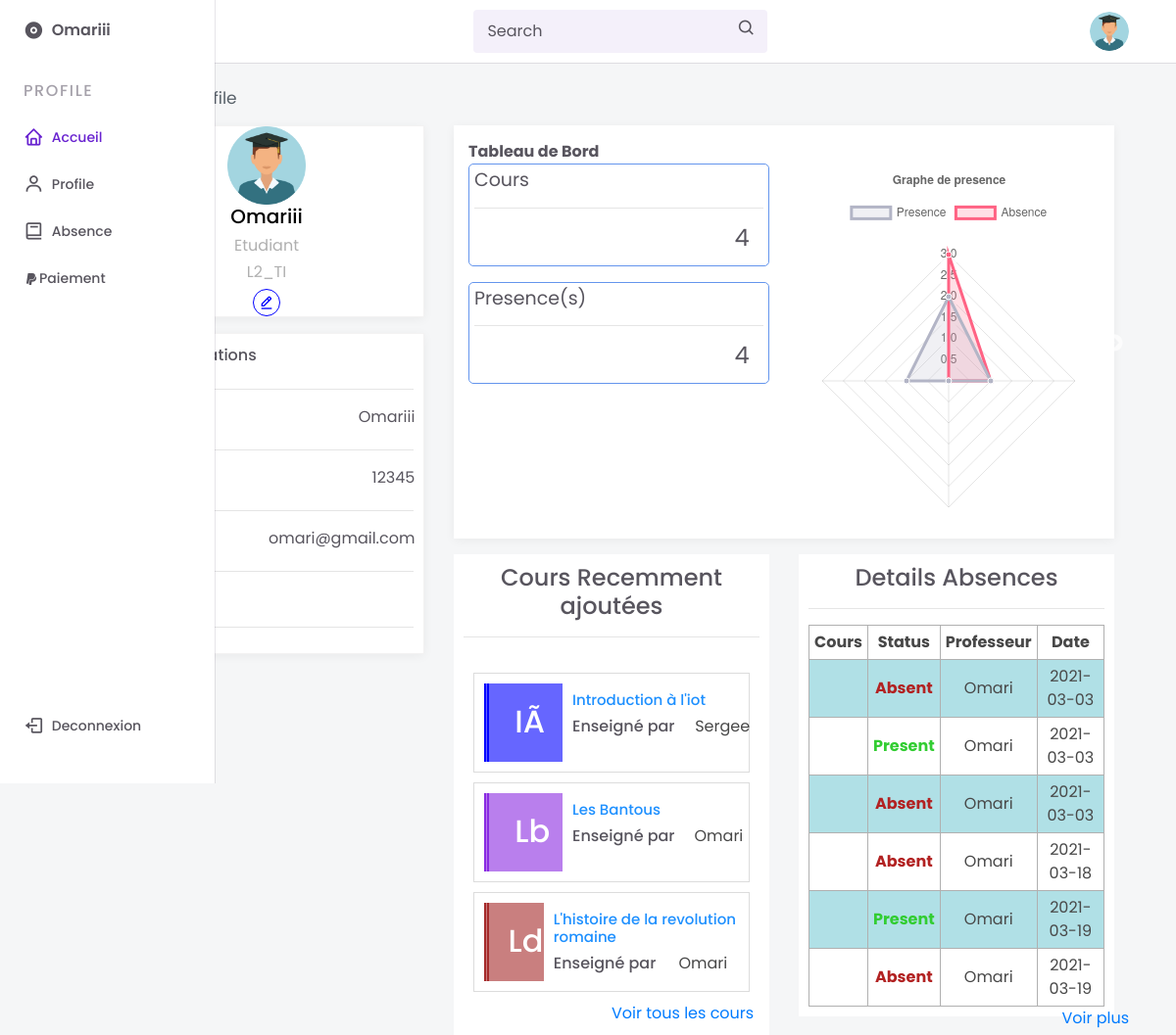
The page /profile.php (signed in) on the database its author committed.
### tables this page shows
CREATE TABLE `tbl_student` (
  `student_id` int(11) NOT NULL,
  `student_name` varchar(255) NOT NULL,
  `student_mail` varchar(255) NOT NULL,
  `student_addresse` varchar(250) NOT NULL,
  `student_password` varchar(250) NOT NULL,
  `student_roll_number` int(11) NOT NULL,
  `student_dob` date NOT NULL,
  `student_grade_id` int(11) NOT NULL,
  `absence` int(11) NOT NULL
);

CREATE TABLE `tbl_grade` (
  `grade_id` int(11) NOT NULL,
  `grade_name` varchar(255) NOT NULL
);

CREATE TABLE `tbl_matiere` (
  `id_matiere` int(11) NOT NULL,
  `matiere` varchar(255) NOT NULL,
  `id_prof` int(11) NOT NULL,
  `grade_id` int(11) NOT NULL,
  `avatar` text NOT NULL
);

CREATE TABLE `tbl_section` (
  `section_id` int(11) NOT NULL,
  `section_name` varchar(250) NOT NULL,
  `id_prof` int(11) NOT NULL,
  `id_matiere` int(11) NOT NULL
);

CREATE TABLE `tbl_teacher` (
  `teacher_id` int(11) NOT NULL,
  `teacher_name` varchar(255) NOT NULL,
  `teacher_address` varchar(150) NOT NULL,
  `teacher_emailid` varchar(150) NOT NULL,
  `teacher_password` varchar(150) NOT NULL,
  `teacher_qualification` varchar(100) NOT NULL,
  `teacher_doj` date NOT NULL,
  `teacher_image` text NOT NULL,
  `teacher_grade_id` int(11) NOT NULL
);

CREATE TABLE `tbl_attendance` (
  `attendance_id` int(11) NOT NULL,
  `student_id` int(11) NOT NULL,
  `attendance_status` varchar(100) NOT NULL,
  `attendance_date` date NOT NULL,
  `teacher_id` int(11) NOT NULL,
  `matiere_id` int(11) NOT NULL
);

### profile.php (the view, shortened to what the rows shown need)
<?php
include('pages/datauser.php');
?>
<div class="container">
    <div class="row">
        <div class="col-md-4">
            <div class="card__student">
                <center> <h5 style="color:black"><?=ucfirst($fetch1['student_name'])?></h5>
                    <h6 class="Others_Student">Etudiant</h6>
                    <h6 class="Others_Student"> <?=Get_student_grade_name($connect,$_SESSION['student_id'])?></h6>
                    <i class='bx bx-edit-alt' id="Index_Student_Custom" data-iduser="<?=$_SESSION['student_id']?>"></i>
                </center>
            </div>
        <?php include('pages/portofolio.php')?>
        </div>
        <div class="col-md-8">
            <div class="row">
                <div class="col-md-6">
                    <div class="others__courses">
                        <?php include('pages/recently_add.php')?>
                    </div>
                </div>
                <div class="col-md-6">
                    <div class="teacher__courses">
                        <table id="monTableau">
                                <thead>
                                    <tr class="notThis">
                                        <th>Cours</th>
                                        <th>Status</th>
                                        <th>Professeur</th>
                                        <th>Date</th>
                                    </tr>
                                </thead>
                                <tbody>
                                <?php foreach($attendance_fetch as $row_list){
                                        ?>
                                        <tr>
                                            <td><?=ucfirst($row_list['nom_matiere'])?></td>
                                            <?php if($row_list['attendance_status']=='Present'){
                                            ?>
                                            <td style="color:#32CD32;font-weight:bold;"><?=ucfirst($row_list['attendance_status'])?></td>
                                            <?php
                                            }else{
                                            ?>
                                            <td style="color:#B22222;font-weight:bold;"><?=ucfirst($row_list['attendance_status'])?></td>
                                            <?php
                                            }
                                            ?>
                                            <td><?=ucfirst($row_list['teacher_name'])?></td>
                                            <td><?=ucfirst($row_list['attendance_date'])?></td>
                                        </tr>
                                    <?php
                                    }
                                    ?>
                                </tbody>
                        </table>
                    </div>
                </div>
            </div>
        </div>
    </div>
</div>
<?php include('pages/chart.php')?>
</body>
</html>

### include/student/header.php (shortened to what the rows shown need)
<?php
    include('include/database_connection.php');
    $req1=$connect->prepare("SELECT * FROM tbl_student
     WHERE student_id =?");
    $req1->execute(array($_SESSION["student_id"]));
    $fetch1=$req1->fetch();
?>
<!doctype html>
<html lang="en">
  <head>
    <link rel="stylesheet" href="https://stackpath.bootstrapcdn.com/bootstrap/4.1.3/css/bootstrap.min.css">
    <link rel="stylesheet" href="https://cdn.jsdelivr.net/npm/boxicons@latest/css/boxicons.min.css">
       <link rel="stylesheet" href="https://use.fontawesome.com/releases/v5.7.2/css/all.css"
>
        <link rel="stylesheet" href="https://cdnjs.cloudflare.com/ajax/libs/bootstrap-datepicker/1.9.0/css/bootstrap-datepicker.min.css">
  <link rel="stylesheet" href="https://cdnjs.cloudflare.com/ajax/libs/jquery-modal/0.9.1/jquery.modal.min.css" />
         <link rel="stylesheet" href="font/font/flaticon.css">
         <link rel="stylesheet" href="public/css/style.css">
         <link rel="stylesheet" type="text/css" href="//cdn.jsdelivr.net/npm/slick-carousel@1.8.1/slick/slick.css"/>
         <link rel="stylesheet" type="text/css" href="//cdn.jsdelivr.net/npm/slick-carousel@1.8.1/slick/slick-theme.css"/>
</head>
  <body>
        <div class="nav" id="navbar">
            <nav class="nav__container">
                <div>
                    <a href="#" class="nav__link nav__logo">
                        <i class='bx bxs-disc nav__icon' ></i>
                        <span class="nav__logo-name"><?=ucfirst($fetch1['student_name'])?></span>
                    </a>
                </div>
            </nav>
        </div>

### pages/portofolio.php (shortened to what the rows shown need)
    <div class="student__information">
    <div class="student__profile__information">
        <div class="left__information">
           <h6><strong>Nom</strong></h6>
        </div>
        <div class="right__information">
            <?=ucfirst($fetch1['student_name'])?>
        </div>
        <hr>
        <div class="left__information">
        <h6><strong>Numero</strong></h6>
        </div>
        <div class="right__information">
            <?=get_roll_number($connect,$_SESSION['student_id'])?>
        </div>
        <hr>
        <div class="left__information">
           <h6><strong>Mail</strong></h6>
        </div>
        <div class="right__information">
                <?=get_student_addresse($connect,$_SESSION['student_id'])?>
        </div>
        <hr>
        <div class="left__information">
            <strong>Adr</strong>
        </div>
        <hr>
    </div>
</div>

### pages/recently_add.php (shortened to what the rows shown need)
<div class="my_add_courses">
        <?php
            $courses_fetch_recent=$recent_courses->fetchAll();
            $i=0;
            foreach($courses_fetch_recent as $row_recent){
        ?>
            <div class="unique_card" data-courses_teacher="<?=$row_recent['section_id']?>">
                <div class="card_courses" style="background-color:<?=$color_list[$i]?>;border-left:5px double <?=$color_list2[$i];?>">
                    <h2><?=explode_this($row_recent['section_name'])?></h2>
                </div>
                <br>
                <div class="content__courses">
                    <h5><?=ucfirst($row_recent['section_name'])?></h5>
                    <h6>  Enseigné par <a href="teacher_profile.php?id_teacher=<?=$row_recent['teacher_id']?>"><?=ucfirst($row_recent['teacher_name'])?></a> </h6>
                </div>
            </div>
        <?php
            $i+=1;
                    }
        ?>
</div>

### rows shown on the page
tbl_student: student_name "Omariii", student_roll_number "12345", student_addresse "omari@gmail.com"
tbl_grade: grade_name "L2_TI"
tbl_matiere: tbl_section.section_name "IÃ", tbl_section.section_name "Introduction à l'iot", tbl_teacher.teacher_name "Sergee"
tbl_matiere: tbl_section.section_name "Lb", tbl_section.section_name "Les Bantous", tbl_teacher.teacher_name "Omari", tbl_section.section_name "Ld", tbl_section.section_name "L'histoire de la revolution romaine"
tbl_attendance: attendance_status "Absent", teacher.teacher_name "Omari", attendance_date "2021-03-03"
tbl_attendance: attendance_status "Present", teacher.teacher_name "Omari", attendance_date "2021-03-03"
tbl_attendance: attendance_status "Absent", teacher.teacher_name "Omari", attendance_date "2021-03-03"
tbl_attendance: attendance_status "Absent", teacher.teacher_name "Omari", attendance_date "2021-03-18"
tbl_attendance: attendance_status "Present", teacher.teacher_name "Omari", attendance_date "2021-03-19"
tbl_attendance: attendance_status "Absent", teacher.teacher_name "Omari", attendance_date "2021-03-19"

### other values the page prints
get_grade_number($connect,$_SESSION['student_id']) "4"
get_presence_number($connect,$_SESSION['student_id']) "4"
chart data {{ $calcul }} 2,1,0,1,
chart data {{ $calculA }} 3,1,0,0,
